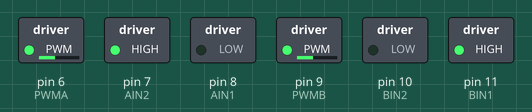
Recording of a program running on a simulated Arduino Uno, built with avr-gcc and run on an emulated ATmega328P. Parts: switched loads named in the program (green lamp = pin HIGH).

Above: at 0.1 s.
Timing chart, 0 to 1.6 s (numbered marks = the images above):
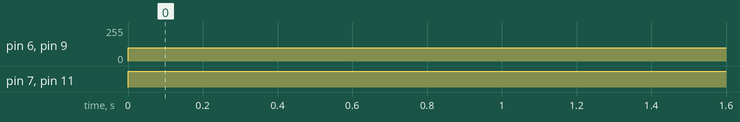

Measured:
- by itself, pin 6 (PWMA), pin 9 (PWMB): 0/255 → 100/255 at 0.00 s
- by itself, pin 7 (AIN2), pin 11 (BIN1): LOW → HIGH at 0.00 s

The program:

main.cpp
```cpp
#include <Arduino.h>

enum Direction
{
   FWD = 1,
   BACK = 2
};

// motor A
#define PWMA 6
#define AIN1 8
#define AIN2 7

// motor B
#define PWMB 9
#define BIN2 10
#define BIN1 11

class Motor{
    private:
      int ain1, ain2;
    int PWM;

    public:
        Motor(){};
    public:
    Motor(int input1, int input2, int pwmPort){
        ain1 = input1;
        ain2 = input2;
        PWM = pwmPort;
    };

    void moveFwd(int speed){
        digitalWrite(ain1, HIGH);
        digitalWrite(ain2, LOW);
        analogWrite(PWM, speed);
    };

    void moveBack(int speed){
        digitalWrite(ain1, LOW);
        digitalWrite(ain2, HIGH);
        analogWrite(PWM, speed);
    }

    void stop() {

    }
};

class Robot
{
   private:
   Motor m1, m2;
   int normalSpeed = 100;

public:
   Robot(Motor motor1, Motor motor2){
      m1 = motor1;
      m2 = motor2;
   }


   void moveForward(int speed){
      m1.moveFwd(speed);
      m2.moveFwd(speed);
   };


   void moveBackward(int speed){
      m1.moveBack(speed);
      m2.moveBack(speed);
   };


   void turnLeft(int k)
   {
      m1.moveBack(normalSpeed);
      m2.moveFwd(normalSpeed);
      delay(k);
      m1.stop();
      m2.stop();
   };
   void turnRight(int k){
      m1.moveFwd(normalSpeed);
      m2.moveBack(normalSpeed);
      delay(k);
      m1.stop();
      m2.stop();
   };

   void blinkOn()
   {
      digitalWrite(LED_BUILTIN, HIGH);
   }

   void blinkOff()
   {
      digitalWrite(LED_BUILTIN, LOW);
   }
};

void setup()
{
   pinMode(PWMA, OUTPUT);
   pinMode(AIN1, OUTPUT);
   pinMode(AIN2, OUTPUT);
   pinMode(PWMB, OUTPUT);
   pinMode(BIN1, OUTPUT);
   pinMode(BIN2, OUTPUT);
}

void loop(){
   Motor m1(AIN1,AIN2,PWMA);
   Motor m2(BIN1,BIN2,PWMB);
   Robot robot(m1,m2);
   robot.turnLeft(100);
};
```
